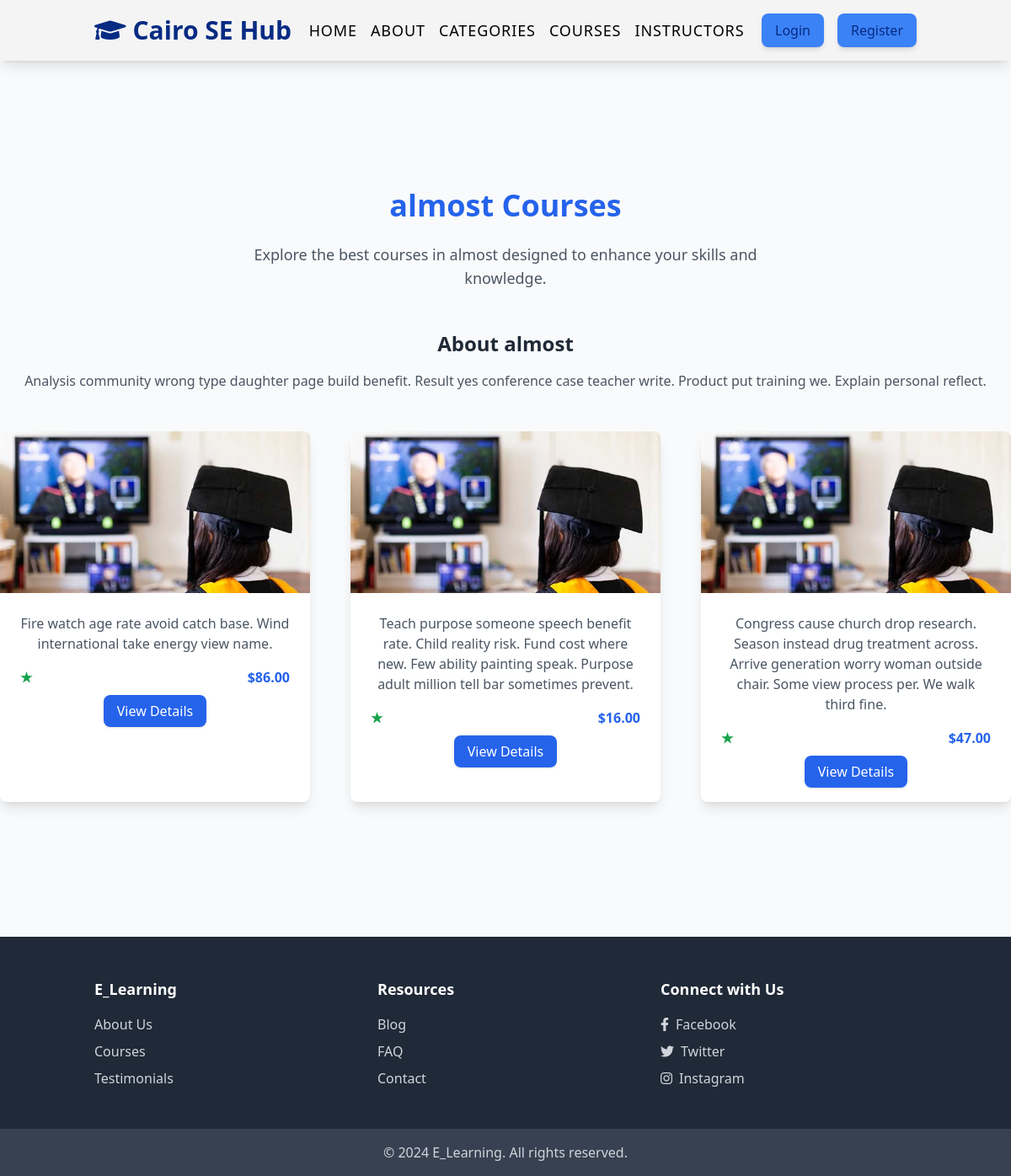
Screenshot of /categories/483/ with the database file from the repository.
### courses/models.py (models this page shows, shortened)
class Category(models.Model):
    name = models.CharField(max_length=255)
    description = models.TextField()
    created_at = models.DateTimeField(auto_now_add=True)

class Course(models.Model):
    title = models.CharField(max_length=255)
    description = models.TextField()
    price = models.DecimalField(max_digits=10, decimal_places=2, default=0)
    image = models.ImageField(upload_to='course_images/', null=True, blank=True)
    created_at = models.DateTimeField(auto_now_add=True)
    category = models.ForeignKey(
        Category,
        on_delete=models.CASCADE,
        related_name='courses',
        null=True,
        blank=True
    )

### courses/views.py (the view)
# urls.py: path('categories/<int:category_id>/', views.category_detail, name='category_detail'),
def category_detail(request, category_id):
    category = get_object_or_404(Category, id=category_id)
    courses = Course.objects.filter(category=category)
    return render(request, 'courses/category_detail.html', {'category': category, 'courses': courses})

### templates/courses/category_detail.html (shortened to what this page needs)
{% extends "base.html" %}
{% load static %}
{% block content %}
<section id="category-detail" class="py-40">
    <div class="max-w-7xl mx-auto text-center">
        <h2 class="text-3xl md:text-4xl font-extrabold text-blue-600 mb-6">{{ category.name }} Courses</h2>
        <p class="text-lg text-gray-600 mb-12 max-w-2xl mx-auto">
            Explore the best courses in {{ category.name }} designed to enhance your skills and knowledge.
        </p>
        <div class="mb-12">
            <h3 class="text-2xl font-semibold text-gray-800 mb-4">About {{ category.name }}</h3>
            <p class="text-gray-600">{{ category.description }}</p>
        </div>
        <div class="grid grid-cols-1 sm:grid-cols-2 md:grid-cols-3 gap-12">
            {% for course in courses %}
            <div class="bg-white rounded-lg shadow-lg overflow-hidden transform transition duration-300 hover:scale-105 hover:shadow-xl">
                <div class="relative">
                    <img src="{% static 'images/course-1.jpg' %}" alt="Course Image" class="w-full h-48 object-cover">
                </div>
                <div class="p-6">
                    <p class="text-gray-600 mb-4">{{ course.description }}</p>
                    <div class="flex justify-between items-center mt-4">
                        <span class="text-green-600 font-semibold">{{ course.rating }} ★</span>
                        <span class="text-blue-600 font-semibold">${{ course.price }}</span>
                    </div>
                    <div class="mt-4 space-x-4">
                        <a href="{% url 'course_detail' course.id %}" class="bg-blue-600 hover:bg-blue-700 text-white py-2 px-4 rounded-lg shadow transition duration-300">
                            View Details
                        </a>
                    </div>
                </div>
            </div>
            {% endfor %}
        </div>
    </div>
</section>
{% endblock content %}

### static/css/main.css (style rules this page uses)
:root { --primary-color: #2563eb; --second-text-color: #072b83; --btn-bg-color: #ffcd00; --third-color: #000; --fourth-color: #f4f4f4; --fifth-color: #1f2937; --success-color: #28a745; --danger-color: #dc3545; --info-color: #17a2b8; --warning-color: #ffc107; }
html { scroll-behavior: smooth; scroll-padding-top: 56.5px; }

### rows the page displays
Category: name "almost", description "Analysis community wrong type daughter page build benefit. Result yes conference case teacher write. Product put training we. Explain personal reflect."
Course: description "Fire watch age rate avoid catch base. Wind international take energy view name.", price "86.00"
Course: description "Teach purpose someone speech benefit rate. Child reality risk. Fund cost where new. Few ability painting speak. Purpose adult million tell bar sometimes prevent.", price "16.00"
Course: description "Congress cause church drop research. Season instead drug treatment across. Arrive generation worry woman outside chair. Some view process per. We walk third fine.", price "47.00"
